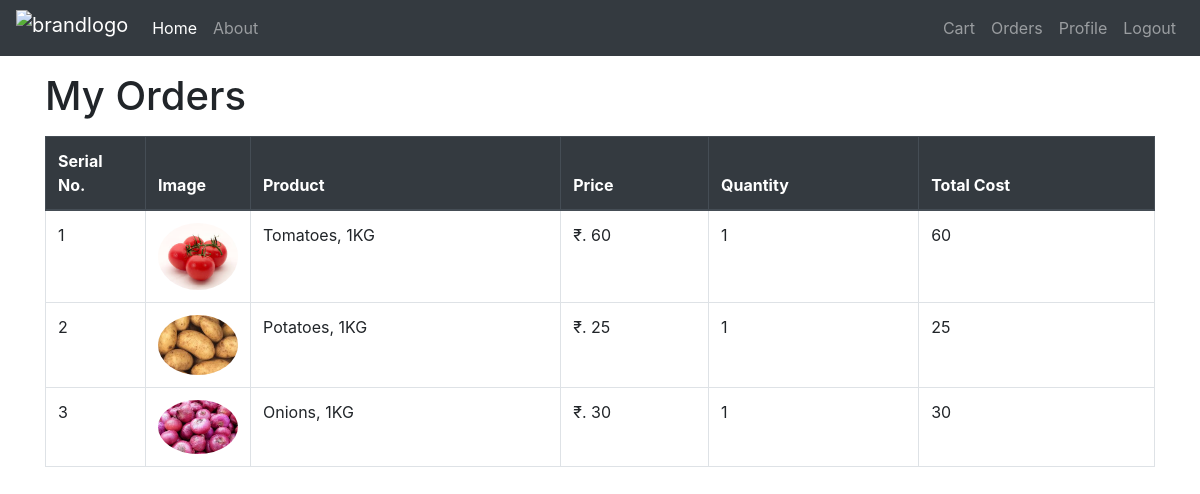
Screenshot of /orders/ (signed in) with the database file from the repository.
### store/models/orders.py (models this page shows, shortened)
class Order(models.Model):
    product = models.ForeignKey(Product, on_delete=models.CASCADE)
    customer = models.ForeignKey(Customer, on_delete=models.CASCADE)
    quantity = models.IntegerField()
    price = models.IntegerField()
    date = models.DateField(default=datetime.today)
    address = models.TextField(default='')
    phone = models.CharField(max_length=15, default='')
    @staticmethod
    def getAllOrdersByID(id):
        return Order.objects.filter(customer= id)

### store/models/product.py (models this page shows, shortened)
class Product(models.Model):
    name = models.CharField(max_length=50)
    price = models.IntegerField(default=0)
    category = models.ForeignKey(Category, on_delete=models.CASCADE, default=1)
    description = models.CharField(max_length=200, default='')
    image = models.ImageField(upload_to='products')

### store/views.py (the view)
# urls.py: path('orders/', views.orderview, name='store-orders-view'),
def orderview(request):
    id = request.session.get('customer_id')
    all_orders = Order.getAllOrdersByID(id)
    data = {
        'allorders': all_orders,
    }
    return render(request, 'store/orders.html', data)

### store/templatetags/cart.py (called while the page is built)
@register.filter(name='order_row_cost')
def order_row_cost(num1, num2):
    return num1 * num2

@register.filter(name='currency_converter')
def currency_converter(cost):
    return "₹. "+str(cost)

### store/templates/store/orders.html
{% extends "store/base.html" %}
{% block content %}
{% load cart %}
    <div class="container">
        <h1 class="my-3">My Orders</h1>
        <table class="table table-bordered">
            <thead class="thead-dark">
                <tr>
                    <th style="width: 100px;">
                        Serial No.
                    </th>
                    <th style="width: 100px;">
                        Image
                    </th>
                    <th>
                        Product
                    </th>
                    <th>
                        Price
                    </th>
                    <th>
                        Quantity
                    </th>
                    <th>
                        Total Cost
                    </th>
                </tr>
            </thead>
            {% for ao in allorders %}
                <tr>
                    <td>{{ forloop.counter }}</td>
                    <td><img style="width: 80px;" class="rounded-circle" src="{{ ao.product.image.url }}" alt="product-image"></td>
                    <td>{{ ao.product.name }}</td>
                    <td>{{ ao.price|currency_converter }}</td>
                    <td>{{ ao.quantity }}</td>
                    <td>{{ ao.price|order_row_cost:ao.quantity }}</td>
                </tr>
            {% endfor %}
        </table>
    </div>
{% endblock %}

### store/templates/store/base.html (style rules this page uses)
body { -webkit-user-select: none; -moz-user-select: none; -ms-user-select: none; user-select: none; }

### rows the page displays
Order: product.image (picture), product.name "Tomatoes, 1KG", price "₹. 60", quantity "1", price|order_row_cost "60"
Order: product.image (picture), product.name "Potatoes, 1KG", price "₹. 25", quantity "1", price|order_row_cost "25"
Order: product.image (picture), product.name "Onions, 1KG", price "₹. 30", quantity "1", price|order_row_cost "30"
